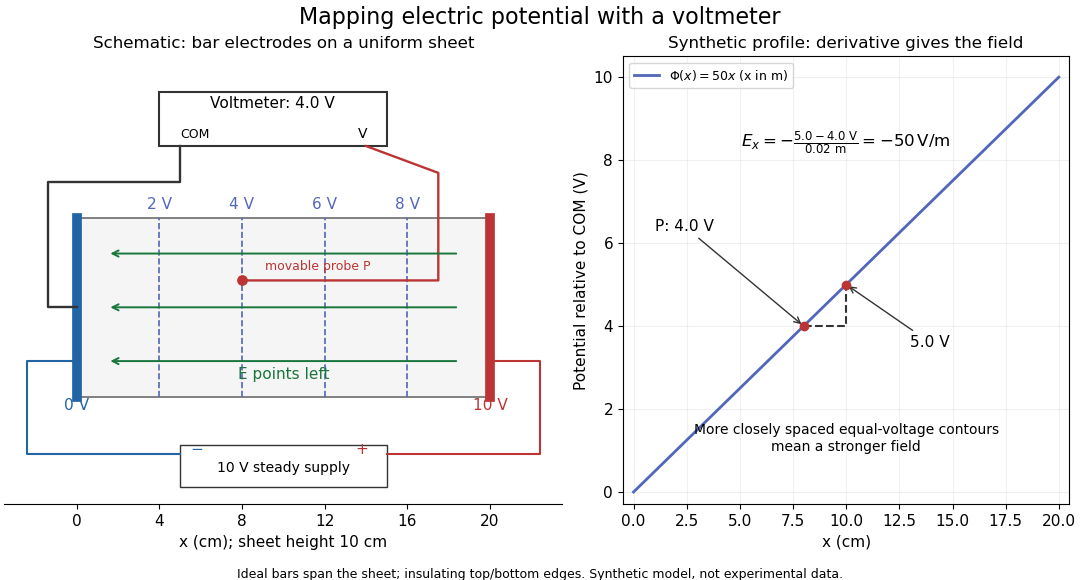

Python code for this plot:
"""Original voltmeter setup and exact planar model; PNG goes to CWD.

Tested with Python 3.14, matplotlib 3.10.7 and numpy 2.3.5.
All displayed values are synthetic, not laboratory measurements.
"""
from pathlib import Path

import matplotlib.pyplot as plt
import numpy as np
from matplotlib.patches import Rectangle


def main():
    plt.rcParams.update({"font.size": 11, "figure.facecolor": "white"})
    fig, (ax, bx) = plt.subplots(1, 2, figsize=(10.8, 5.8), layout="constrained",
                                 gridspec_kw={"width_ratios": [1.25, 1]})
    fig.get_layout_engine().set(rect=(0, 0.045, 1, 0.90))
    fig.suptitle("Mapping electric potential with a voltmeter", fontsize=16, y=0.99)
    ax.set_title("Schematic: bar electrodes on a uniform sheet", fontsize=12)
    ax.add_patch(Rectangle((0, 0), 20, 10, fc="#f5f5f5", ec="#777777", lw=1.3))
    ax.plot([0, 0], [0, 10], color="#2364a5", lw=7)
    ax.plot([20, 20], [0, 10], color="#bc3434", lw=7)
    ax.text(0, -0.75, "0 V", ha="center", color="#2364a5")
    ax.text(20, -0.75, "10 V", ha="center", color="#bc3434")
    for x in (4, 8, 12, 16):
        ax.plot([x, x], [0, 10], color="#5266ba", lw=1.2, ls="--")
        ax.text(x, 10.5, f"{x / 2:g} V", ha="center", color="#5266ba")
    for y in (2, 5, 8):
        ax.annotate("", xy=(1.5, y), xytext=(18.5, y),
                    arrowprops={"arrowstyle": "->", "color": "#19763d", "lw": 1.4})
    ax.text(10, 1, "E points left", ha="center", color="#19763d")
    ax.add_patch(Rectangle((4, 14), 11, 3, fc="white", ec="#333333", lw=1.5))
    ax.text(9.5, 16.1, "Voltmeter: 4.0 V", ha="center")
    ax.text(5, 14.45, "COM", fontsize=9)
    ax.text(13.6, 14.45, "V", fontsize=10)
    ax.plot([5, 5, -1.4, -1.4, 0], [14, 12, 12, 5, 5], color="#333333", lw=1.7)
    ax.plot([14, 17.5, 17.5, 8], [14, 12.5, 6.5, 6.5], color="#bc3434", lw=1.7)
    ax.scatter([8], [6.5], c="#bc3434", s=45, zorder=5)
    ax.text(9.1, 7.1, "movable probe P", fontsize=9, color="#bc3434")
    ax.add_patch(Rectangle((5, -5), 10, 2.3, fc="white", ec="#333333"))
    ax.text(10, -4.2, "10 V steady supply", ha="center", fontsize=10)
    ax.text(5.5, -3.2, "−", color="#2364a5")
    ax.text(13.5, -3.2, "+", color="#bc3434")
    ax.plot([5, -2.4, -2.4, 0], [-3.2, -3.2, 2, 2], color="#2364a5", lw=1.5)
    ax.plot([15, 22.4, 22.4, 20], [-3.2, -3.2, 2, 2], color="#bc3434", lw=1.5)
    ax.set(xlim=(-3.5, 23.5), ylim=(-6, 19), xlabel="x (cm); sheet height 10 cm")
    ax.set_xticks([0, 4, 8, 12, 16, 20])
    ax.set_yticks([])
    ax.spines[["left", "right", "top"]].set_visible(False)

    bx.set_title("Synthetic profile: derivative gives the field", fontsize=12)
    x = np.linspace(0, 20, 101)
    bx.plot(x, x / 2, color="#5266ba", lw=2, label=r"$\Phi(x)=50x$ (x in m)")
    bx.scatter([8, 10], [4, 5], color="#bc3434", zorder=4)
    bx.plot([8, 10, 10], [4, 4, 5], color="#333333", ls="--")
    bx.annotate("P: 4.0 V", xy=(8, 4), xytext=(1, 6.3),
                arrowprops={"arrowstyle": "->", "color": "#333333"})
    bx.annotate("5.0 V", xy=(10, 5), xytext=(13, 3.5),
                arrowprops={"arrowstyle": "->", "color": "#333333"})
    bx.text(10, 8.3, r"$E_x=-\frac{5.0-4.0\ \mathrm{V}}{0.02\ \mathrm{m}}=-50\,\mathrm{V/m}$",
            ha="center", fontsize=12)
    bx.text(10, 1, "More closely spaced equal-voltage contours\nmean a stronger field", ha="center", fontsize=10)
    bx.set(xlim=(-0.5, 20.5), ylim=(-0.3, 10.5), xlabel="x (cm)", ylabel="Potential relative to COM (V)")
    bx.grid(alpha=0.18)
    bx.legend(loc="upper left", fontsize=9)
    fig.text(0.5, 0.003, "Ideal bars span the sheet; insulating top/bottom edges. Synthetic model, not experimental data.", ha="center", fontsize=9)
    fig.savefig(Path.cwd() / (Path(__file__).stem + ".png"), dpi=100, facecolor="white", transparent=False)
    plt.close(fig)


if __name__ == "__main__":
    main()
